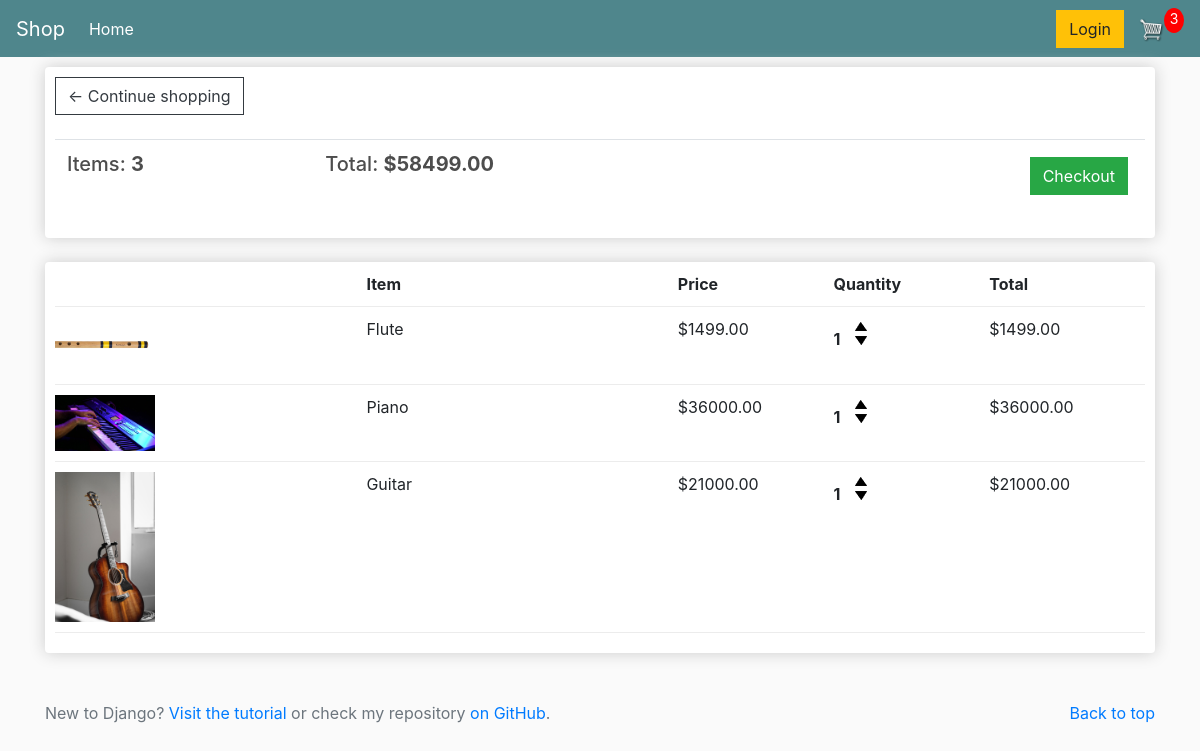
The app's page /cart/ (signed in) with its own data.
### store/models.py (models this page shows, shortened)
class Order(models.Model):
    customer = models.ForeignKey(Customer, on_delete=models.SET_NULL, blank=True, null=True)
    date_orderd = models.DateTimeField(auto_now_add=True)
    complete = models.BooleanField(default=False, null=True, blank=False)
    transaction_id = models.CharField(max_length=200, null=True)
    @property
    def get_cart_total(self):
        orderitems = self.orderitem_set.all()
        total = sum([item.get_total for item in orderitems])
        return total
    @property
    def get_cart_items(self):
        orderitems = self.orderitem_set.all()
        total = sum([item.quantity for item in orderitems])
        return total
    class Meta:
        ordering = ['date_orderd']
        verbose_name = 'Order'
        verbose_name_plural = 'Orders'

class OrderItem(models.Model):
    product = models.ForeignKey(Product, on_delete=models.SET_NULL, blank=True, null=True)
    order = models.ForeignKey(Order, on_delete=models.SET_NULL, blank=True, null=True)
    quantity = models.IntegerField(default=0, null=True, blank=True)
    date_added = models.DateTimeField(auto_now_add=True)
    @property
    def get_total(self):
        total = self.product.price * self.quantity
        return total
    class Meta:
        ordering = ['date_added']
        verbose_name = 'Order item'
        verbose_name_plural = 'Order items'

class Product(models.Model):
    name = models.CharField(max_length=200, null=True)
    price = models.DecimalField(max_digits=7, decimal_places=2)
    description = models.TextField(blank=True)
    digital = models.BooleanField(default=False, null=True, blank=False)
    image = models.ImageField(null=True, blank=True)
    @property
    def imageURL(self):
        try:
            url = self.image.url
        except:
            url = 'img/placeholder.png'
        return url
    class Meta:
        verbose_name = 'Product'
        verbose_name_plural = 'Products'

### store/views.py (the view)
# urls.py: path('cart/', views.cart, name='cart'),
def cart(request):
    template_name = 'store/cart.html'
    data = cartData(request)
    cartItems = data['cartItems']
    items = data['items']
    order = data['order']
    context = {'items': items, 'order': order, 'cartItems': cartItems}
    return render(request, template_name, context)

### store/utils.py (called while the page is built)
def cartData(request):
    if request.user.is_authenticated:
        customer = request.user.customer
        order, created = Order.objects.get_or_create(customer=customer, complete=False)
        items = order.orderitem_set.all()
        cartItems = order.get_cart_items
    else:
        cookieData = cookieCart(request)
        cartItems = cookieData['cartItems']
        items = cookieData['items']
        order = cookieData['order']
    return {'cartItems': cartItems, 'order': order, 'items': items}

### templates/store/cart.html
{% extends 'store/main.html' %}
{% load static %}
{% block content %}
    <div class="row">
        <div class="col-lg-12">
            <div class="box-element">
                <a href="{% url 'store:store' %}" class="btn btn-outline-dark">&#x2190; Continue shopping</a>
                <br><br>
                <table class="table">
                    <tr>
                        <th><h5>Items: <strong>{{order.get_cart_items}}</strong></h5></th>
                        <th><h5>Total: <strong>${{order.get_cart_total|floatformat:2}}</strong></h5></th>
                        <th>
                            <a style="float: right; margin: 5px;" class="btn btn-success" href="{% url 'store:checkout' %}">Checkout</a>
                        </th>
                    </tr>
                </table>
            </div>
            <br>
            <div class="box-element">
                <div class="cart-row">
                    <div style="flex: 2;"></div>
                    <div style="flex: 2;"><strong>Item</strong></div>
                    <div style="flex: 1;"><strong>Price</strong></div>
                    <div style="flex: 1;"><strong>Quantity</strong></div>
                    <div style="flex: 1;"><strong>Total</strong></div>
                </div>
                {% for item in items %}
                <div class="cart-row">
                    <div style="flex: 2;"><img class="row-image" src="{{item.product.imageURL}}" alt="product"></div>
                    <div style="flex: 2;">{{item.product.name}}</div>
                    <div style="flex: 1;">${{item.product.price|floatformat:2}}</div>
                    <div style="flex: 1;">
                        <p class="quantity">{{item.quantity}}</p>
                        <div class="quantity">
                            <img class="chg-quantity update-cart" alt="add item" data-product="{{item.product.id}}" data-action="add" src="{% static  'store/img/arrow-up.png' %}">
				            <img class="chg-quantity update-cart" alt="remove item" data-product="{{item.product.id}}" data-action="remove" src="{% static  'store/img/arrow-down.png' %}">
                        </div>
                    </div>
                    <div style="flex: 1;">${{item.get_total}}</div>
                </div>
                {% endfor %}
            </div>
        </div>
    </div>
{% endblock %}

### static/store/css/main.css (style rules this page uses)
body { background-color: hsl(0, 0%, 98%); }
h1, h2, h3, h4, h5, h6 { color:hsl(0, 0%, 30%); }
.box-element { box-shadow:hsl(0, 0%, 80%) 0 0 16px; background-color: #fff; border-radius: 4px; padding: 10px; }
.col-lg-4, .col-lg-6, .col-lg-8, .col-lg-12 { margin-top: 10px; }
.btn { border-radius: 0; }
.row-image { width: 100px; }
.cart-row { display: flex; align-items: flex-stretch; padding-bottom: 10px; margin-bottom: 10px; border-bottom: 1px solid #ececec; }
.quantity { display: inline-block; font-weight: 700; padding-right:10px; }
.chg-quantity { width: 12px; cursor: pointer; display: block; margin-top: 5px; transition:.1s; }

### records on screen
Order: get_cart_items "3", get_cart_total "58499.00"
OrderItem: product.imageURL (picture), product.name "Flute", product.price "1499.00", quantity "1", get_total "1499.00"
OrderItem: product.imageURL (picture), product.name "Piano", product.price "36000.00", quantity "1", get_total "36000.00"
OrderItem: product.imageURL (picture), product.name "Guitar", product.price "21000.00", quantity "1", get_total "21000.00"

### other values on screen
{{ cartItems }} "3"
